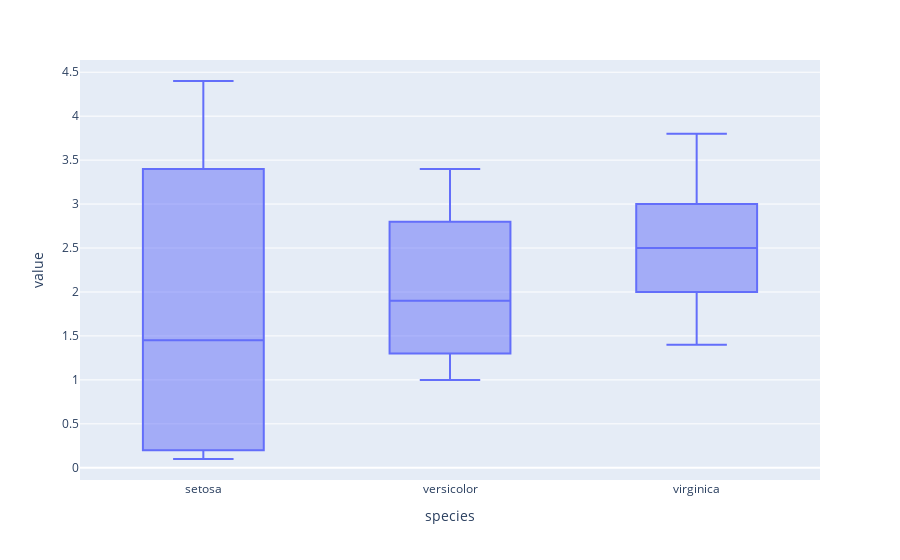

The notebook cell this image was saved under:
### Markdown cell above
3.	Create a boxplot for each feature in the dataset.

### Code cell
px.box(data,y=['petal_width','sepal_width'],x='species')

### Figure 1 — Plotly figure (JSON) as saved in the notebook; plotly's stock layout.template omitted (floating-point values rounded to 4 significant figures; data arrays with more than 128 entries replaced by an {"elided": "..."} marker saying what was removed)
{"data": [{"alignmentgroup": "True", "hovertemplate": "species=%{x}<br>value=%{y}<extra></extra>", "legendgroup": "", "marker": {"color": "#636efa"}, "name": "", "notched": false, "offsetgroup": "", "orientation": "v", "showlegend": false, "type": "box", "x": {"elided": "300 str values"}, "x0": " ", "xaxis": "x", "y": {"elided": "300 float values"}, "y0": " ", "yaxis": "y"}], "layout": {"boxmode": "group", "legend": {"tracegroupgap": 0}, "margin": {"t": 60}, "xaxis": {"anchor": "y", "domain": [0, 1], "title": {"text": "species"}}, "yaxis": {"anchor": "x", "domain": [0, 1], "title": {"text": "value"}}}}
